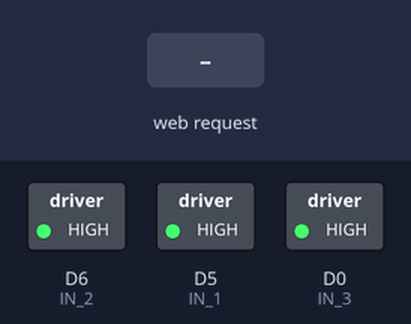
The sketch below on a simulated ESP8266 (NodeMCU). On the bench: switched loads named in the sketch (green lamp = pin HIGH). The inputs (shaded band) are chosen by the test bench. WiFi joins after 1.5 s; servers stay silent unless stated; EEPROM starts erased; pins used as bus, display or sensor lines are not drawn; what the sketch prints to the serial monitor is not drawn.

Above: at 2.7 s.
2.8 s: HTTP request GET /?State=F received
At 3.8 s:
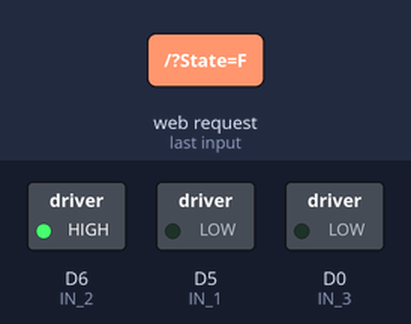
4.3 s: HTTP request GET /?State=B received
At 5.0 s:
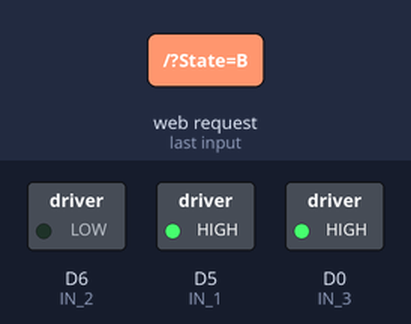
5.8 s: HTTP request GET /?State=L received
At 6.1 s:
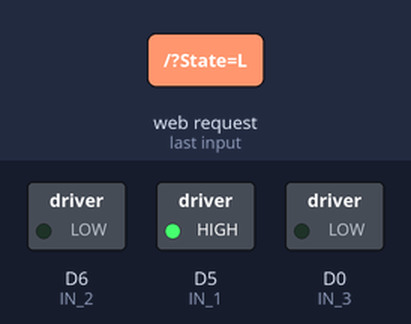
7.3 s: HTTP request GET /?State=R received
At 8.5 s:
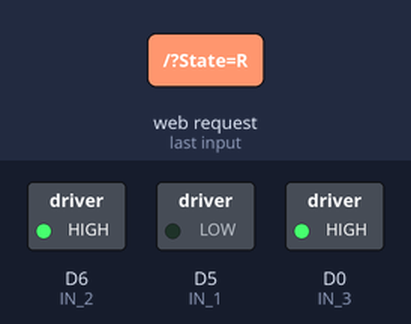
Timing chart, 0 to 9.8 s (numbered marks = the images above; inputs shaded):
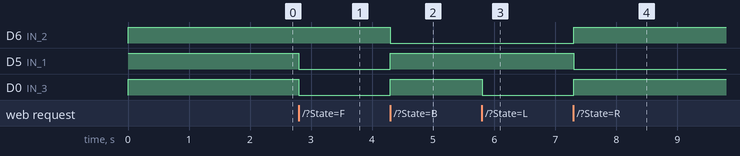

Measured:
- after the input at 2.8 s, D5 (IN_1), D0 (IN_3): HIGH → LOW at once
- after the input at 4.3 s, D6 (IN_2): HIGH → LOW at once; D5 (IN_1), D0 (IN_3): LOW → HIGH at once
- after the input at 5.8 s, D0 (IN_3): HIGH → LOW at once
- after the input at 7.3 s, D6 (IN_2), D0 (IN_3): LOW → HIGH at once; D5 (IN_1): HIGH → LOW at once

The sketch:

wifi_bot_2.ino
```cpp
#include <ESP8266WiFi.h>
#include <WiFiClient.h>
#include <ESP8266WebServer.h>
#include <EEPROM.h>

const int wifiResetBtn = D1;
const int IN_1 = D5;
const int IN_2 = D6;
const int IN_3 = D0;
const int IN_4 = D1;

ESP8266WebServer server(80);
String command;
String lastCommand;

void setup() {
  Serial.begin(115200);
  EEPROM.begin(512);
  pinMode(wifiResetBtn, INPUT);

  pinMode(IN_1, OUTPUT);
  pinMode(IN_2, OUTPUT);
  pinMode(IN_3, OUTPUT);
  pinMode(IN_4, OUTPUT);

  digitalWrite(IN_1, HIGH);
  digitalWrite(IN_2, HIGH);
  digitalWrite(IN_3, HIGH);
  digitalWrite(IN_4, HIGH);

  /* Step 1: Clearing EEPROM data if RESET is HIGH */
  clearEPROM();

  /* Step 2: Reading EEPROM ssid and password */
  String esid = readSID();
  String epass = readPASS();

  /* Step 3: Verifying ssid exist or not */
  boolean ssidPresent = verifyCredentials(esid, epass);

  /* Step 4: Connecting to WiFi with saved credentials if preset else connect with smart config*/
  if(ssidPresent){
    connectWiFiWithCredentials(esid, epass);
  }else{
    connectWiFiWithSmartConfig();
  }

  /* Step 5: Starting WEB-server  */
   server.on ( "/", HTTP_handleRoot );
   server.onNotFound ( HTTP_handleRoot );
   server.begin();
}

void loop() {

  server.handleClient();
  command = server.arg("State");

  if (command == "F") goAhead();
  else if (command == "B") goBack();
  else if (command == "L") goLeft();
  else if (command == "R") goRight();
  else if (command == "S") stopRobot();

}

void goAhead(){
    digitalWrite(IN_1, LOW);
    digitalWrite(IN_2, HIGH);
    digitalWrite(IN_3, LOW);
    digitalWrite(IN_4, HIGH);
}

void goBack(){
    digitalWrite(IN_1, HIGH);
    digitalWrite(IN_2, LOW);
    digitalWrite(IN_3, HIGH);
    digitalWrite(IN_4, LOW);
}

void goRight(){
    digitalWrite(IN_1, LOW);
    digitalWrite(IN_2, HIGH);
    digitalWrite(IN_3, HIGH);
    digitalWrite(IN_4, LOW);
}

void goLeft(){
    digitalWrite(IN_1, HIGH);
    digitalWrite(IN_2, LOW);
    digitalWrite(IN_3, LOW);
    digitalWrite(IN_4, HIGH);
}

void stopRobot(){
//    digitalWrite(IN_1, LOW);
//    digitalWrite(IN_2, LOW);
//    digitalWrite(IN_3, LOW);
//    digitalWrite(IN_4, LOW);
  digitalWrite(IN_1, HIGH);
  digitalWrite(IN_2, HIGH);
  digitalWrite(IN_3, HIGH);
  digitalWrite(IN_4, HIGH);
}

void HTTP_handleRoot(void) {

  if( server.hasArg("State") ){
         Serial.println(server.arg("State"));
    }
    server.send ( 200, "text/html", "" );
    delay(1);
}

void clearEPROM(){
//  if (digitalRead(wifiResetBtn) == HIGH) {
//     Serial.println("Clearing EPROM data....");
//     for (int i = 0 ; i < EEPROM.length() ; i++) {
//        EEPROM.write(i, 0);
//     }
//     EEPROM.commit();
//     Serial.println("EPROM Cleared successfully.");
//  }
}


/* WiFi connection realted functions
==============START============= */

String readSID(){
  Serial.println("Reading EEPROM ssid...");
  String sid = "";
  for (int i = 0; i < EEPROM.read(99); ++i){
    sid += char(EEPROM.read(i));
  }
  if(sid.length()>0){
    Serial.print("SSID: ");
    Serial.println(sid);
  }else{
    Serial.println("No SSID found!");
  }
  return sid;
}

String readPASS(){
  Serial.println("Reading EEPROM pass...");
  String pass = "";
  for (int i = 32; i <  32+EEPROM.read(100); ++i) {
    pass += char(EEPROM.read(i));
  }

  if(pass.length()>0){
    Serial.print("Password: ");
    Serial.println(pass);
  }else{
    Serial.println("No Password found!");
  }

  return pass;
}

boolean verifyCredentials(String sid, String pass){

  boolean credentialsPresent = false;

  if(sid.length()>0) {
    credentialsPresent = true;
    Serial.println("Credentials Found");
  }else{
    Serial.println("Credentials Not Found!");
  }
  return credentialsPresent;
}

void connectWiFiWithCredentials(String esid, String epass){

    Serial.println("Connecting with WiFi with saved credentials");
    WiFi.begin(esid, epass);
    while (WiFi.status() != WL_CONNECTED) {
      delay(500);
      Serial.print(".");
    }
    Serial.println("WiFi connection Successful");
    Serial.println("IP Address: ");
    Serial.print(WiFi.localIP());
}

void connectWiFiWithSmartConfig(){

    /* Set ESP8266 to WiFi Station mode */
    WiFi.mode(WIFI_STA);
    /* start SmartConfig */
    WiFi.beginSmartConfig();

    /* Wait for SmartConfig packet from mobile */
    Serial.println("Waiting for SmartConfig.");
    while (!WiFi.smartConfigDone()) {
      delay(500);
      Serial.print(".");
    }
    Serial.println("");
    Serial.println("SmartConfig done.");

    /* Wait for WiFi to connect to AP */
    Serial.println("Waiting for WiFi");
    while (WiFi.status() != WL_CONNECTED) {
      delay(500);
      Serial.print(".");
    }
    Serial.println("WiFi connection Successful");
    Serial.print("IP Address: ");
    Serial.println(WiFi.localIP());

    /* Fetching current wifi credentials */

    String qsid = WiFi.SSID().c_str();
    String qpass = WiFi.psk().c_str();

    Serial.print( "Reading current config...");
    Serial.printf( "SSID = %s\n"   , WiFi.SSID().c_str());
    Serial.printf( "PSK  = %s\n\n" , WiFi.psk().c_str());

    saveConfigToEPROM(qsid, qpass);
}

void saveConfigToEPROM(String qsid, String qpass){

   Serial.println("Writing eeprom ssid:");
    for (int i = 0; i < qsid.length(); ++i){
      EEPROM.write(i, qsid[i]);
    }
    EEPROM.write(99, qsid.length());

    Serial.println("Writing eeprom pass:");
    for (int i = 0; i < qpass.length(); ++i)
    {
      EEPROM.write(32 + i, qpass[i]);
    }
    EEPROM.write(100, qpass.length());

    EEPROM.commit();
}

/* WiFi connection realted functions
===============END============== */
```
